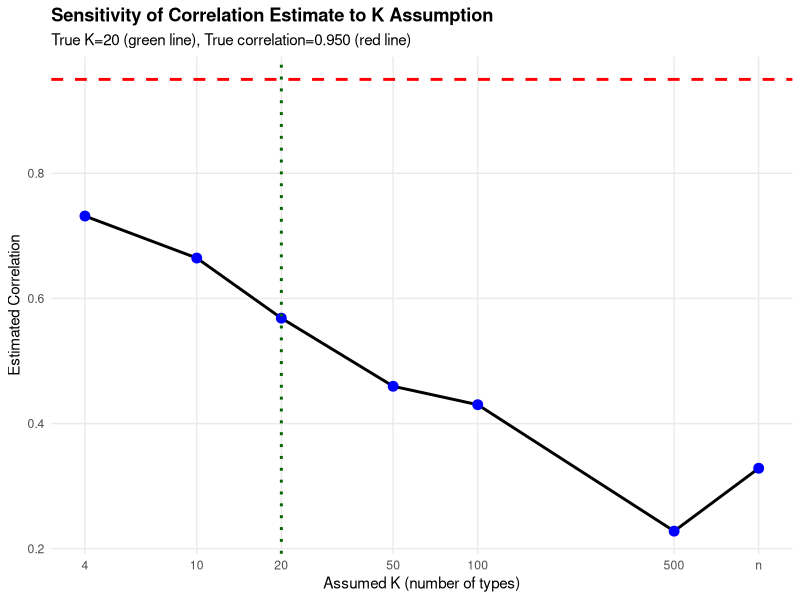

This figure's R source:
#!/usr/bin/env Rscript

#' DEMONSTRATION: Sensitivity Analysis Across K Values
#'
#' Shows how inference results change with different assumptions about
#' the number of latent types (K) when types are unobserved.
#'
#' This demonstrates Solution 3 from PRACTICAL_GUIDANCE_UNOBSERVED_TYPES.md

library(dplyr)
library(tibble)
library(ggplot2)
library(MCMCpack)

set.seed(20260324)

cat("================================================================\n")
cat("DEMONSTRATION: Sensitivity to K Assumption\n")
cat("================================================================\n\n")

# Generate data with K_TRUE=20 types (unobserved)
K_TRUE <- 20
n <- 1000
lambda <- 0.3

cat(sprintf("Generating data with K_TRUE=%d types (unknown to analyst)\n", K_TRUE))
cat(sprintf("Sample size: n=%d\n", n))
cat(sprintf("Lambda: %.2f\n\n", lambda))

# Generate population with K_TRUE types
tau_s_true <- rnorm(K_TRUE, 0, 0.3)
tau_y_true <- 0.8 * tau_s_true + rnorm(K_TRUE, 0, 0.1)  # Correlated
true_correlation <- cor(tau_s_true, tau_y_true)

cat(sprintf("True population correlation: %.3f\n\n", true_correlation))

# Generate data (analyst doesn't observe types)
types_true <- sample(1:K_TRUE, size = n, replace = TRUE)
A <- rbinom(n, 1, 0.5)
S <- numeric(n)
Y <- numeric(n)

for (i in 1:n) {
  type_i <- types_true[i]
  S[i] <- A[i] * tau_s_true[type_i] + rnorm(1, 0, 0.2)
  Y[i] <- A[i] * tau_y_true[type_i] + rnorm(1, 0, 0.2)
}

data_observed <- tibble(A = A, S = S, Y = Y)
# Note: types_true NOT included in data_observed (unobserved)

cat("Data generated. Analyst sees (A, S, Y) but not true types.\n\n")

# Function to estimate correlation under assumed K
estimate_with_assumed_K <- function(data, K_assumed, lambda, M = 500) {
  n <- nrow(data)

  if (K_assumed >= n) {
    # K=n: observation-level innovations
    innovations <- rdirichlet(M, rep(1, n))
    obs_weights_list <- lapply(1:M, function(m) innovations[m, ])

  } else {
    # K < n: cluster into K groups, use type-level innovations

    # Simple clustering on (S, Y)
    # In practice, could use more sophisticated methods
    km <- kmeans(data[, c("S", "Y")], centers = K_assumed, nstart = 10)
    types_assumed <- km$cluster

    # Generate type-level innovations
    type_innovations <- rdirichlet(M, rep(1, K_assumed))

    # Convert to observation weights
    obs_weights_list <- lapply(1:M, function(m) {
      type_weights_m <- type_innovations[m, ]
      p0_type <- rep(1/K_assumed, K_assumed)
      q_m_type <- (1 - lambda) * p0_type + lambda * type_weights_m

      # Map to observations
      obs_w <- numeric(n)
      for (k in 1:K_assumed) {
        type_k_obs <- which(types_assumed == k)
        if (length(type_k_obs) > 0) {
          obs_w[type_k_obs] <- q_m_type[k] / length(type_k_obs)
        }
      }
      obs_w / sum(obs_w)  # Normalize
    })
  }

  # Compute treatment effects for each innovation
  effects <- matrix(NA, nrow = M, ncol = 2)
  for (m in 1:M) {
    # Bootstrap with weights
    boot_idx <- sample(1:n, size = n, replace = TRUE, prob = obs_weights_list[[m]])
    boot_sample <- data[boot_idx, ]

    delta_s <- mean(boot_sample$S[boot_sample$A == 1]) -
               mean(boot_sample$S[boot_sample$A == 0])
    delta_y <- mean(boot_sample$Y[boot_sample$A == 1]) -
               mean(boot_sample$Y[boot_sample$A == 0])

    effects[m, ] <- c(delta_s, delta_y)
  }

  # Compute correlation
  corr_est <- cor(effects[, 1], effects[, 2])

  # Compute SE and CI (simple percentile)
  # For proper delta method, would need gradient
  se_bootstrap <- sd(effects[, 1]) * sqrt(1/n)  # Rough approximation
  ci_lower <- quantile(effects[, 1], 0.025)
  ci_upper <- quantile(effects[, 1], 0.975)

  list(
    K = K_assumed,
    correlation = corr_est,
    sd_delta_s = sd(effects[, 1]),
    sd_delta_y = sd(effects[, 2]),
    mean_delta_s = mean(effects[, 1]),
    mean_delta_y = mean(effects[, 2])
  )
}

# Run sensitivity analysis across different K assumptions
cat("================================================================\n")
cat("SENSITIVITY ANALYSIS: Testing Different K Assumptions\n")
cat("================================================================\n\n")

K_values <- c(4, 10, 20, 50, 100, 500, n)
results_list <- list()

cat("Running inference under different K assumptions...\n\n")

for (K_assumed in K_values) {
  cat(sprintf("  K = %4d...", K_assumed))
  result <- estimate_with_assumed_K(data_observed, K_assumed, lambda, M = 500)
  results_list[[length(results_list) + 1]] <- result
  cat(sprintf(" correlation = %.3f\n", result$correlation))
}

results_df <- bind_rows(results_list)

cat("\n")
cat("================================================================\n")
cat("RESULTS: How Correlation Estimate Changes with K\n")
cat("================================================================\n\n")

cat(sprintf("True population correlation: %.3f\n", true_correlation))
cat(sprintf("True K: %d\n\n", K_TRUE))

cat("Estimates under different K assumptions:\n")
cat("------------------------------------------------------------\n")
cat(sprintf("%-10s %-12s %-12s %-12s\n", "K assumed", "Correlation", "SD(ΔS)", "SD(ΔY)"))
cat("------------------------------------------------------------\n")

for (i in 1:nrow(results_df)) {
  row <- results_df[i, ]
  cat(sprintf("%-10s %-12.3f %-12.4f %-12.4f",
              ifelse(row$K == n, sprintf("%d (=n)", n), as.character(row$K)),
              row$correlation,
              row$sd_delta_s,
              row$sd_delta_y))

  # Highlight if close to truth
  if (abs(row$correlation - true_correlation) < 0.05) {
    cat("  ✓ (close to truth)")
  }
  if (row$K == K_TRUE) {
    cat("  ← TRUE K")
  }
  cat("\n")
}

cat("------------------------------------------------------------\n\n")

# Analysis
cat("================================================================\n")
cat("INTERPRETATION\n")
cat("================================================================\n\n")

best_idx <- which.min(abs(results_df$correlation - true_correlation))
best_K <- results_df$K[best_idx]

cat("Key findings:\n\n")

cat(sprintf("1. Best match to truth: K=%d (correlation=%.3f vs true %.3f)\n",
            best_K, results_df$correlation[best_idx], true_correlation))

cat(sprintf("2. Range of estimates: [%.3f, %.3f] (range=%.3f)\n",
            min(results_df$correlation),
            max(results_df$correlation),
            max(results_df$correlation) - min(results_df$correlation)))

# Check sensitivity
range_corr <- max(results_df$correlation) - min(results_df$correlation)
if (range_corr < 0.1) {
  cat("3. LOW SENSITIVITY: Results fairly stable across K ✓\n")
  cat("   → Conclusions robust to K assumption\n\n")
} else if (range_corr < 0.2) {
  cat("3. MODERATE SENSITIVITY: Results vary somewhat with K\n")
  cat("   → Should report range or use domain knowledge to select K\n\n")
} else {
  cat("3. HIGH SENSITIVITY: Results very sensitive to K assumption ⚠\n")
  cat("   → Cannot make strong conclusions without better K estimate\n\n")
}

# Compare small vs large K
small_K_idx <- which(results_df$K == 4)
large_K_idx <- which(results_df$K == n)

cat(sprintf("4. Small K (K=4): correlation=%.3f, SD(ΔS)=%.4f\n",
            results_df$correlation[small_K_idx],
            results_df$sd_delta_s[small_K_idx]))
cat(sprintf("   Large K (K=n): correlation=%.3f, SD(ΔS)=%.4f\n",
            results_df$correlation[large_K_idx],
            results_df$sd_delta_s[large_K_idx]))
cat(sprintf("   → Small K captures %.1fx more variation\n\n",
            results_df$sd_delta_s[small_K_idx] / results_df$sd_delta_s[large_K_idx]))

cat("================================================================\n")
cat("RECOMMENDATIONS FOR THIS DATASET\n")
cat("================================================================\n\n")

if (range_corr < 0.1) {
  cat("Results are robust to K assumption. Either:\n")
  cat("  • Report using K=n (observation-level, simplest)\n")
  cat("  • Report using K≈20-50 (moderate heterogeneity)\n")
  cat("  • Document that conclusions hold across plausible K values\n\n")

} else {
  cat("Results sensitive to K. Recommend:\n")
  cat("  • Report range of estimates across plausible K values\n")
  cat(sprintf("    'Under K=10: correlation=%.3f; under K=100: correlation=%.3f'\n",
              results_df$correlation[results_df$K == 10],
              results_df$correlation[results_df$K == 100]))
  cat("  • Use domain knowledge to narrow plausible K range\n")
  cat("  • Consider estimating K using cross-validation or model selection\n")
  cat("  • Be conservative: smaller K gives wider variation (more uncertainty)\n\n")
}

cat("For decision-making:\n")
cat("  • Conservative approach: Use small K (K=4 or K=10)\n")
cat("  • This gives wider confidence intervals (more uncertainty)\n")
cat("  • Accounts for possibility of substantial heterogeneity\n\n")

# Visualization
cat("Creating visualization...\n")

p <- ggplot(results_df, aes(x = K, y = correlation)) +
  geom_line(linewidth = 1) +
  geom_point(size = 3, color = "blue") +
  geom_hline(yintercept = true_correlation, linetype = "dashed",
             color = "red", linewidth = 1) +
  geom_vline(xintercept = K_TRUE, linetype = "dotted",
             color = "darkgreen", linewidth = 1) +
  scale_x_log10(breaks = K_values,
                labels = ifelse(K_values == n, "n", as.character(K_values))) +
  labs(
    title = "Sensitivity of Correlation Estimate to K Assumption",
    subtitle = sprintf("True K=%d (green line), True correlation=%.3f (red line)", K_TRUE, true_correlation),
    x = "Assumed K (number of types)",
    y = "Estimated Correlation"
  ) +
  theme_minimal() +
  theme(
    plot.title = element_text(face = "bold"),
    panel.grid.minor = element_blank()
  )

ggsave("sims/results/sensitivity_to_k.png", p, width = 10, height = 6, dpi = 300)
cat("Plot saved to: sims/results/sensitivity_to_k.png\n\n")

cat("================================================================\n")
cat("CONCLUSION\n")
cat("================================================================\n\n")

cat("When types are unobserved:\n")
cat("  1. Inference results depend on assumed K\n")
cat("  2. Small K: More variation, more conservative\n")
cat("  3. Large K: Less variation, closer to observation-level\n\n")

cat("Practical strategies:\n")
cat("  • If results robust across K: report range, document robustness\n")
cat("  • If results sensitive: use domain knowledge, sensitivity analysis\n")
cat("  • Conservative approach: assume small K (K=10-20)\n")
cat("  • Honest approach: report limitation explicitly\n\n")

cat("This limitation is fundamental to single-sample transportability inference.\n")
cat("Without observing types or making strong assumptions, we cannot fully\n")
cat("learn about compositional variability from a single sample.\n\n")

cat("================================================================\n")
cat("Demonstration complete!\n")
cat("================================================================\n")
